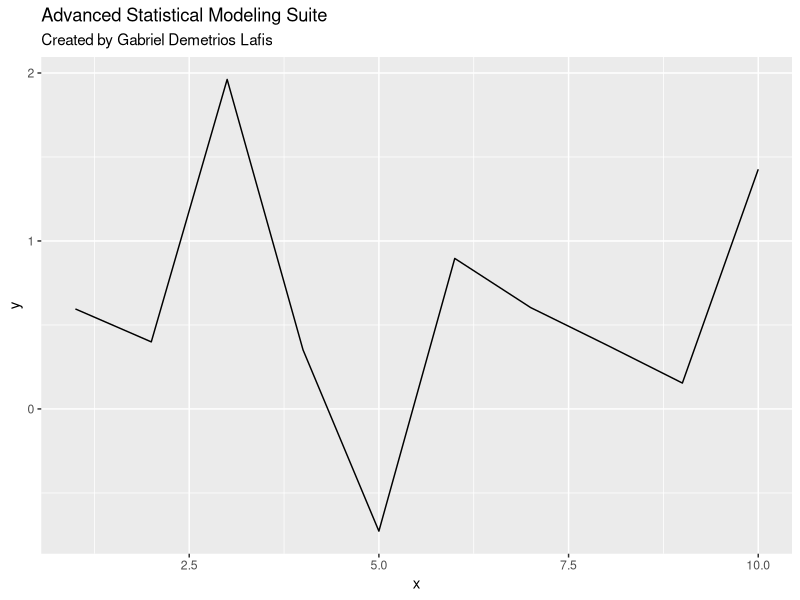

Here is the R script that generated this plot:
# Advanced Statistical Modeling Suite
# Author: Gabriel Demetrios Lafis

library(ggplot2)
library(dplyr)

# Main function
main <- function() {
    cat("🚀 Advanced Statistical Modeling Suite\n")
    cat("👨💻 Created by Gabriel Demetrios Lafis\n\n")
    
    # Sample data
    data <- data.frame(
        x = 1:10,
        y = rnorm(10)
    )
    
    # Create plot
    plot <- ggplot(data, aes(x = x, y = y)) +
        geom_line() +
        labs(title = "Advanced Statistical Modeling Suite", 
             subtitle = "Created by Gabriel Demetrios Lafis")
    
    print(plot)
    cat("✅ Analysis complete!\n")
}

# Run main function
main()
